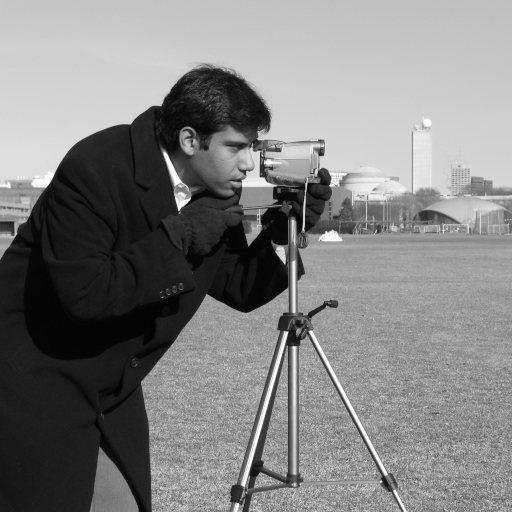
#> input picture skimage.data.camera(), 512 x 512 px
$ jupyter execute lab2_245938.ipynb
#> lines starting #> are read from the running program, lines starting #| are printed output that depends on the picture
<h1> Zadanie 1 </h1>

[cell 1]
import skimage as ski
import matplotlib.pyplot as plt
import cv2
import numpy as np

[cell 2]
camera = ski.data.camera()
#> camera is the input picture: shape (512, 512); min 0, max 255, mean 129.1
camera = cv2.cvtColor(camera, cv2.COLOR_GRAY2BGR)
#> camera: shape (512, 512, 3)

hist , hist_camera = np.histogram(camera, bins=256, range=(0, 255))
#> hist = 256 values, max 14871 at index 27, min 3 at index 0, mean 3072; hist_camera = 257 values from 0 to 255


plt.figure(figsize=(20,13))
plt.subplot(2,2,1)
plt.imshow(camera)
plt.subplot(2,2,2)
plt.title("Histogram")
plt.ylabel("piksele")
plt.xlabel("jasność")
plt.plot(hist_camera[:-1], hist)


bins_range = [0,32,64,96,128,160,192,224,248]
hist , hist_camera = np.histogram(camera, bins=bins_range)
#> hist = [180786, 51924, 15711, 32334, 172011, 97338, 224784, 8727]; hist_camera = [0, 32, 64, 96, 128, 160, 192, 224, 248]


plt.subplot(2,2,3)
plt.title("Histogram 8 kubełków")
plt.ylabel("piksele")
plt.xlabel("jasność")
plt.xticks(bins_range)
plt.bar(bins_range[:-1], hist, width=np.diff(bins_range )-4)

plt.tight_layout()


plt.subplot(2,2,4)
plt.title("Histogram skumulowany")
plt.ylabel("Funkcja prawdopodobieństwa")
plt.xlabel("jasność")

total_pixels = camera.size
#> total_pixels = 786432
cumsum_hist = np.cumsum(hist)
#> cumsum_hist = [180786, 232710, 248421, 280755, 452766, 550104, 774888, 783615]
y_axis = cumsum_hist / total_pixels
#> y_axis = [0.23, 0.296, 0.316, 0.357, 0.576, 0.699, 0.985, 0.996]

plt.plot(bins_range[:-1],y_axis )

plt.show()
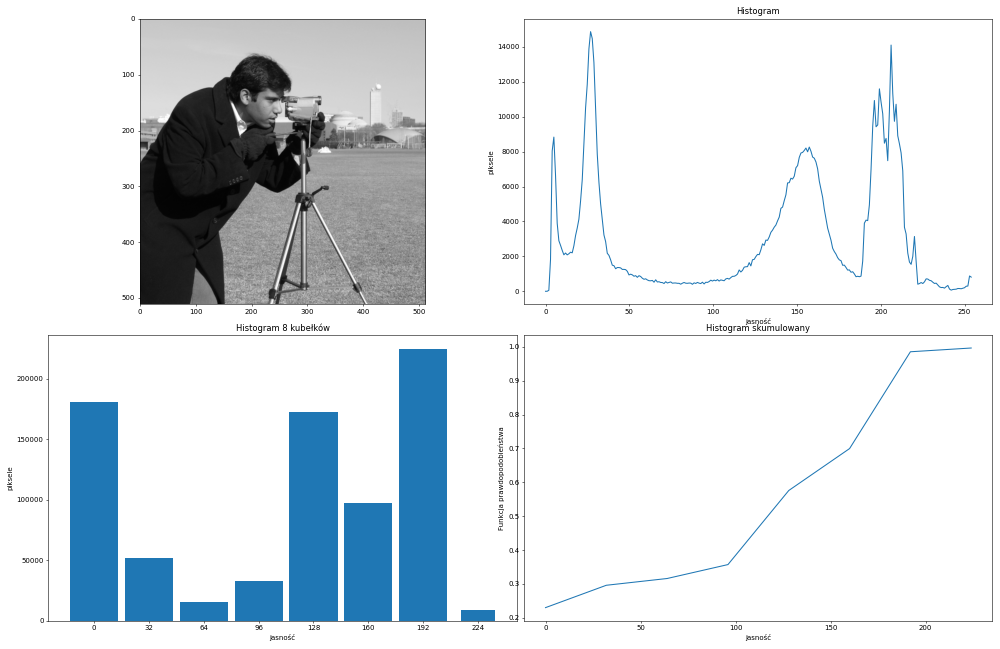
#> figure drawn by matplotlib, 4 panels; panel 2: curve peaks at x = 26.89, y = 14871; panel 3: tallest bar 224784 high, from x = 178 to 206

<h1> Zadanie 2 </h1>

[cell 3]
img = ski.data.camera()
img = cv2.cvtColor(img, cv2.COLOR_GRAY2BGR)

plt.figure(figsize=(20,10))

a = 2
b = 218


plt.subplot(2,2,1)
plt.imshow(img)
print(img.shape,img.max(),img.min())
#| (512, 512, 3) 255 0

hist, hist_camera = np.histogram(img, bins=256, range=(0, 255))
#> hist = 256 values, max 14871 at index 27, min 3 at index 0, mean 3072; hist_camera = 257 values from 0 to 255
plt.subplot(2,2,3)
plt.title("histogram")
plt.xlabel("jasność")
plt.ylabel("piksele")
plt.plot(hist_camera[:-1],hist)

img2 = ski.exposure.rescale_intensity(img,(a,b))
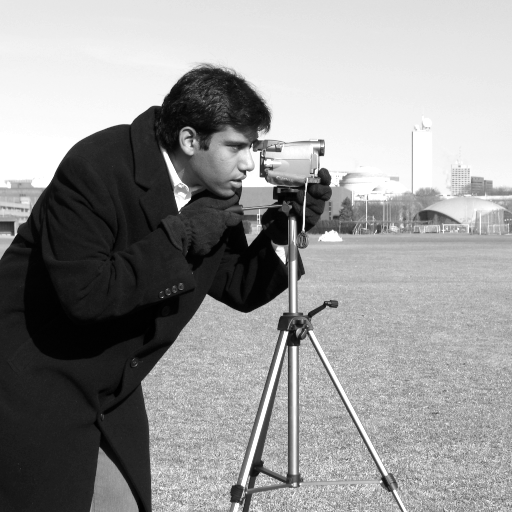
#> img2: shape (512, 512, 3); min 0, max 255, mean 149.2
hist, hist_camera = np.histogram(img2, bins =256,range=(0,255))
#> hist = 256 values, max 22035 at index 255, min 0 at index 6, mean 3072
plt.subplot(2,2,2)
plt.imshow(img2)

plt.subplot(2,2,4)
plt.title("histogram 2")
plt.xlabel("jasność")
plt.ylabel("piksele")
plt.plot(hist_camera[:-1],hist)

#print(hist_camera[:-1],hist)
#> figure, not shown here; panel 2: curve peaks at x = 26.89, y = 14871; panel 4: curve peaks at x = 254, y = 22035

<h1> Zadanie 2b </h1>

[cell 4]
img = cv2.imread("dark_image.png")
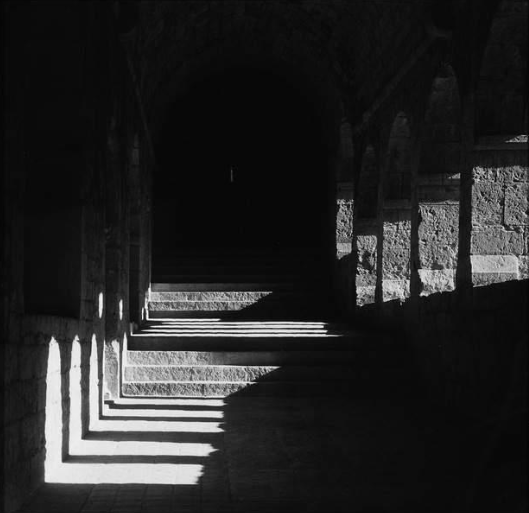
#> input picture dark_image.png, 529 x 513 px
#> img is the input picture: shape (513, 529, 3); min 1, max 253, mean 38


hist , hist_dark = np.histogram(img, bins = 256, range=(0,255))
#> hist = 256 values, max 95253 at index 11, min 0 at index 0, mean 3180.2; hist_dark = 257 values from 0 to 255


plt.figure(figsize=(20,10))
plt.subplot(2,2,1)
plt.imshow(img)

plt.subplot(2,2,3)
plt.title("histogram")
plt.plot(hist_dark[:-1],hist)


a = 4
b =  242
#rozjaśnienie obrazu odbywa sie poprzez wartość < 1
img = ski.exposure.adjust_gamma(img,0.5)
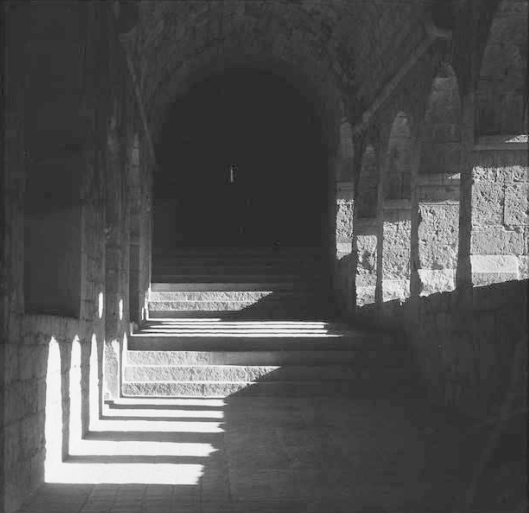
#> img: shape (513, 529, 3); min 16, max 254, mean 83.3
hist , hist_dark = np.histogram(img, bins = 256, range=(0,255))
#> hist = 256 values, max 95253 at index 53, min 0 at index 0, mean 3180.2
plt.subplot(2,2,4)
plt.title("rescale_intensity function")
plt.plot(hist_dark[:-1],hist)


plt.subplot(2,2,2)
plt.title("adjust_gamma image")
plt.imshow(img)
plt.show()
#> figure, not shown here; panel 2: curve peaks at x = 10.96, y = 95253; panel 3: curve peaks at x = 52.79, y = 95253


plt.figure(figsize=(13,6))
# korekcja gamma, następnie zmiana skali
plt.subplot(1,2,1)
img = ski.exposure.adjust_gamma(img,0.4)
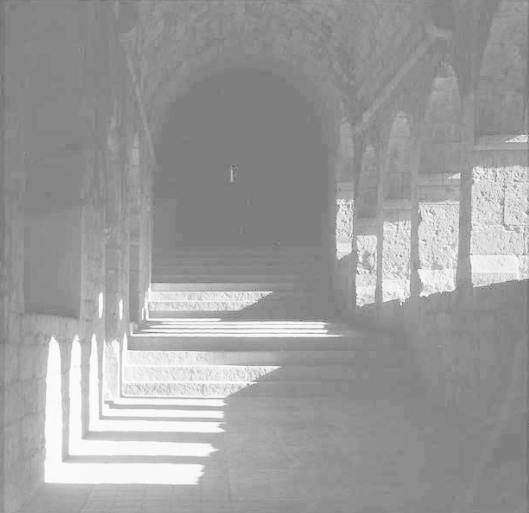
#> img: shape (513, 529, 3); min 84, max 255, mean 157.4
img2 = ski.exposure.rescale_intensity(img,(a,b))
#> img2: shape (513, 529, 3)
hist , hist_dark = np.histogram(img2, bins = 256, range=(0,255))
#> hist = 256 values, max 95253 at index 141, min 0 at index 0, mean 3180.2
plt.title("adjust_gamma -> rescale_intensity" )
plt.imshow(img2)

plt.subplot(1,2,2)
plt.plot(hist_dark[:-1],hist)
plt.show()
#> figure, not shown here; panel 2: curve peaks at x = 140.4, y = 95253

<h1> Zadanie 3 </h1>

[cell 5]
chelsea = ski.data.chelsea()
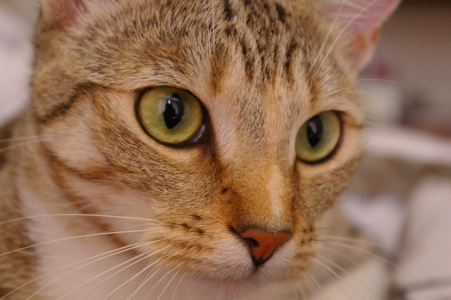
#> input picture skimage.data.chelsea(), 451 x 300 px
#> chelsea is the input picture: shape (300, 451, 3); mean R, G, B 147.7, 111.4, 86.8
plt.figure(figsize=(22,8))

plt.subplot(1,2,1)
plt.imshow(chelsea)
red_color = chelsea[:,:,0]
green_color = chelsea[:,:,1]
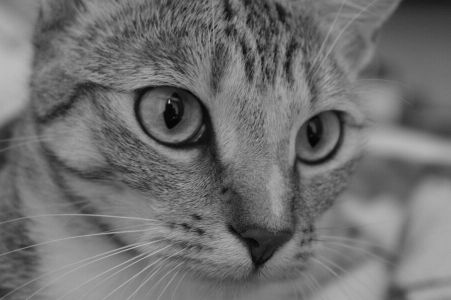
#> green_color: shape (300, 451); min 4, max 189, mean 111.4
blue_color = chelsea[:,:,2]
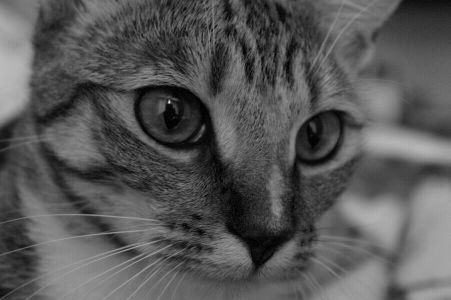
#> blue_color: shape (300, 451); min 0, max 231, mean 86.8
hist_red , hist_color_r = np.histogram(red_color, bins = 256, range = (0,255))
#> hist_red = 256 values, max 2021 at index 156, min 0 at index 0, mean 528.5; hist_color_r = 257 values from 0 to 255
hist_green , hist_color_g = np.histogram(green_color, bins = 256, range = (0,255))
#> hist_green = 256 values, max 1855 at index 116, min 0 at index 0, mean 528.5; hist_color_g = 257 values from 0 to 255
hist_blue, hist_color_b = np.histogram(blue_color, bins = 256, range = (0,255))
#> hist_blue = 256 values, max 1523 at index 97, min 0 at index 188, mean 528.5; hist_color_b = 257 values from 0 to 255


plt.subplot(1,2,2)
plt.plot(hist_color_r[:-1],hist_red, label="czerwony", color="red")
plt.plot(hist_color_g[:-1],hist_green, label="zielony", color="green")
plt.plot(hist_color_b[:-1],hist_blue, label="niebieski", color="blue")

plt.legend()
plt.show()
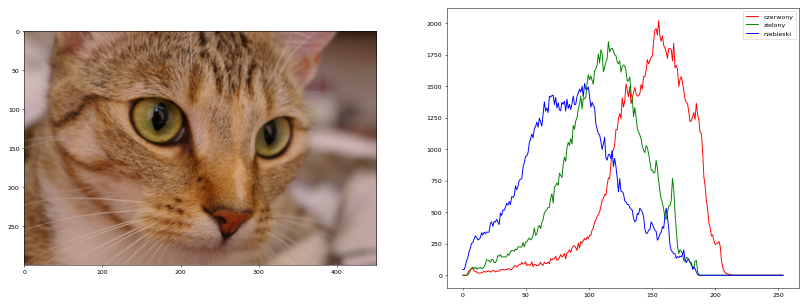
#> figure drawn by matplotlib, 2 panels; panel 2: curve peaks at x = 155.4, y = 2021; panel 2: curve peaks at x = 115.5, y = 1855; panel 2: curve peaks at x = 96.62, y = 1523

bins_range = [0, 32, 64, 96, 128, 160, 192, 224, 256]
range_labels = ["(0, 32)", "(32, 64)", "(64, 96)", "(96, 128)", "(128, 160)", "(160, 192)", "(192, 224)", "(224, 256)"]


hist_red, _ = np.histogram(red_color, bins=bins_range)
#> hist_red = [889, 2375, 5229, 21794, 51757, 47427, 5829, 0]
hist_green, _ = np.histogram(green_color, bins=bins_range)
#> hist_green = [2428, 8061, 28315, 53000, 35375, 8121, 0, 0]
hist_blue, _ = np.histogram(blue_color, bins=bins_range)
#> hist_blue = [9755, 27449, 43972, 34859, 14135, 5128, 1, 1]

bar_width = 0.20
index = np.arange(len(bins_range) - 1)

plt.figure(figsize=(10,6))
plt.bar(index - bar_width, hist_red, width=bar_width, color='red', label='Czerwony')
plt.bar(index, hist_green, width=bar_width, color='green', label='Zielony')
plt.bar(index + bar_width, hist_blue, width=bar_width, color='blue', label='Niebieski')

plt.xlabel('Zakresy')
plt.ylabel('Piksele')
plt.title('Histogram kanałów kolorów')
plt.xticks(index, range_labels)
plt.legend()


plt.show()
#> figure, not shown here; tallest bar 51757 high, from x = 3.7 to 3.9; tallest bar 53000 high, from x = 2.9 to 3.1; tallest bar 43972 high, from x = 2.1 to 2.3

<h1> Zadanie 4 </h1>

[cell 6]
image = ski.data.camera()

a = 1.2
point = 128

def fun(x,a):
   return np.clip(np.round(a * (x - point) + point), 0, 255)


LUT = [fun(x, a) for x in range(256)]
image2 = np.take(LUT,image)

plt.figure(figsize=(15,7))

plt.subplot(2, 2, 1)
plt.imshow(image, cmap='gray')
plt.title('Oryginalny obraz')
plt.axis('off')

plt.subplot(2, 2, 2)
plt.imshow(image2, cmap='gray')
plt.title('Obraz po zmianach')
plt.axis('off')

plt.subplot(2, 1, 2)
plt.plot(LUT)
plt.title('LUT wykres')
plt.xlabel('Oryginał')
plt.ylabel('Nowa jasność')
plt.show()
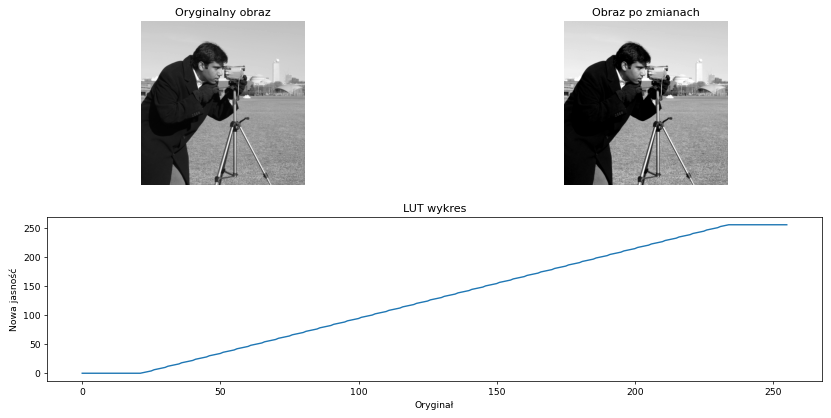
#> figure drawn by matplotlib, 3 panels; panel 3: curve peaks at x = 234, y = 255
